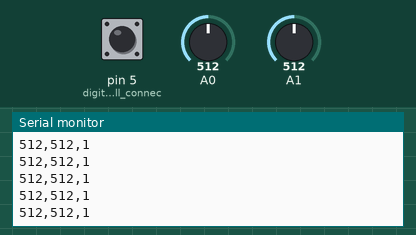
This sketch was run on a simulated Arduino Uno, built with avr-gcc and run on an emulated ATmega328P. Shown: the last lines printed to the serial monitor. Inputs (shaded band) come from the test bench; at power-on: A1 = 512, A0 = 512, pin 5 (digital_pin_5_will_connec) HIGH.

Above: at 4.2 s.
4.3 s: A1 set to 984
At 4.9 s:
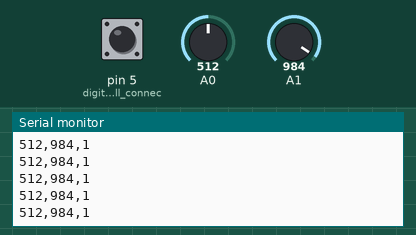
7.3 s: A1 set to 1013
At 8.2 s:
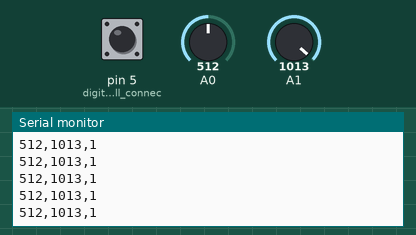
11.9 s: A0 set to 110
At 12.8 s:
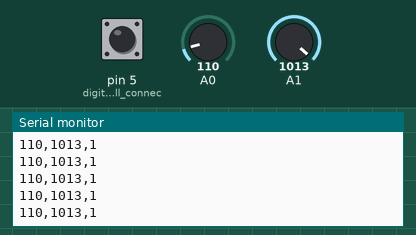
14.9 s: A0 set to 92
At 15.4 s:
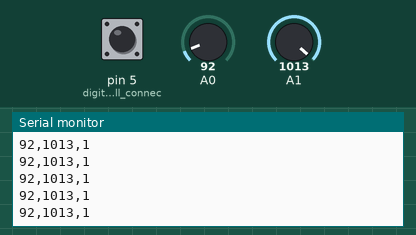
Timing chart, 0 to 17.4 s (numbered marks = the images above; inputs shaded):
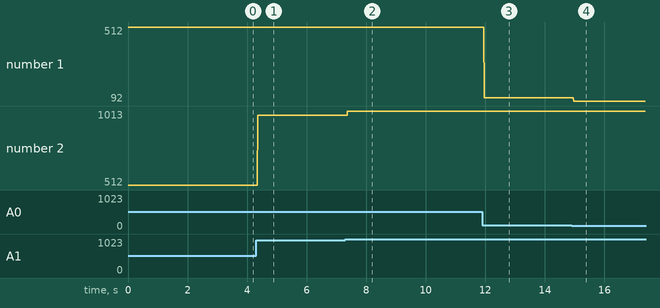

Measured:
- after the input at 4.3 s, the serial monitor: prints a new line after 0.06 s (image 1)
- after the input at 7.3 s, the serial monitor: prints a new line after 0.07 s (image 2)
- after the input at 11.9 s, the serial monitor: prints a new line after 0.06 s (image 3)
- after the input at 14.9 s, the serial monitor: prints a new line after 0.07 s (image 4)
- plotted number 1: 512 → 110 after the input at 11.9 s, 110 → 92 after the input at 14.9 s
- plotted number 2: 512 → 984 after the input at 4.3 s, 984 → 1013 after the input at 7.3 s

The sketch:

send_multiple_values.ino
```cpp
// this sketch sends multiple values as a single
// string over serial. the string itself will
// look like "52,1019,251" with a newline character
// at the end of the string

void setup() {
  Serial.begin(9600);

  // use the INPUT_PULLUP if you're using the joystick
  //pinMode(5, INPUT);  // digital pin 5 will connect to a button
  pinMode(5, INPUT_PULLUP);  // digital pin 5 will connect to a button
}

void loop() {

  // we will read 2 potentiometer values
  int potVal1 = analogRead(0);
  int potVal2 = analogRead(1);

  // and a button
  int buttonVal = digitalRead(5);

  // now we 'concatinate' or combine numerous values
  // to form a single serial string
  Serial.print(potVal1);  // notice no ln at the end
  Serial.print(",");      // comma-separate the values
  Serial.print(potVal2);
  Serial.print(",");
  Serial.println(buttonVal);  // end this with a newline character

  // that's it! optionally you can give it a small rest
  delay(10);
}
```
